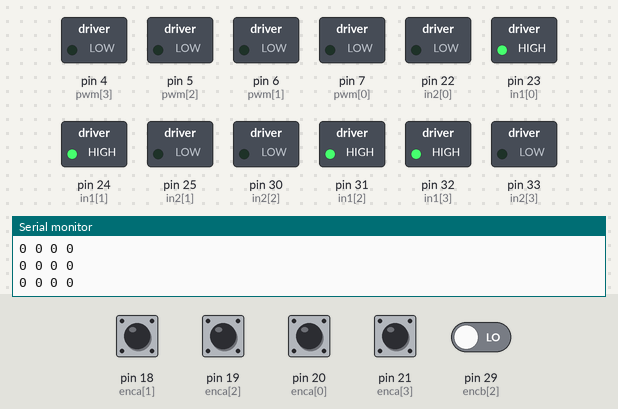
A sketch run on a simulated Arduino Mega 2560, built with avr-gcc and run on an emulated ATmega2560. On the bench: switched loads named in the sketch (green lamp = pin HIGH), the last lines printed to the serial monitor. The inputs (shaded band) are chosen by the test bench; at power-on: pin 18 (enca[1]), pin 19 (enca[2]), pin 20 (enca[0]), pin 21 (enca[3]) HIGH, pin 29 (encb[2]) LOW.

Above: at 1.2 s.
1.3 s: pin 19 (enca[2]) pulsed LOW 2 times (0.12 s each, 0.3 s apart)
At 5.4 s:
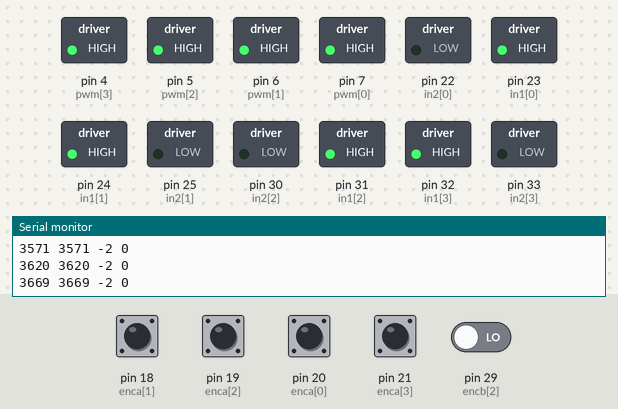
At 12.4 s:
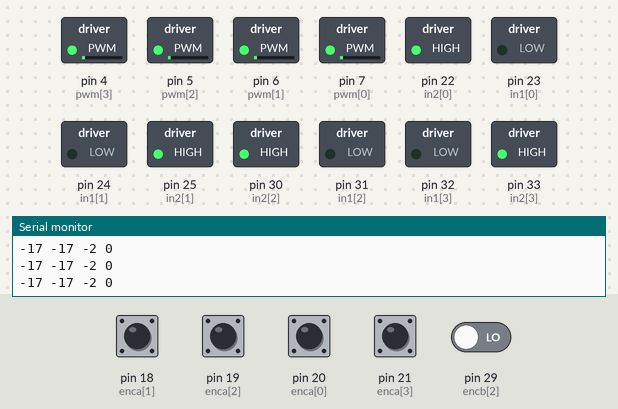
Timing chart, 0 to 13.5 s (numbered marks = the images above; inputs shaded):
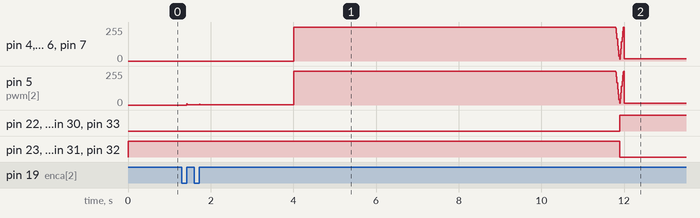

The sketch:

encoder_with_PID_2.ino.ino
```cpp
#include <util/atomic.h>

#include <math.h>

#define one_rev 3780
#define Wheel_circum 34.5714

/*------------ CLASS ------------*/
class SimplePID{
  private:
    float kp, kd, ki, umax;
    float eprev, eintegral;

  public:
    // Default initialization list
    SimplePID() : kp(1), kd(0), ki(0), umax(255), eprev(0.0), eintegral(0.0) {}

    // Set the parameters
    void setParams(float kpIn, float kdIn, float kiIn, float umaxIn){
      kp = kpIn; kd = kdIn; ki = kiIn; umax = umaxIn;
    }

    // Evaluate the signal
    void evalu(int value, int target, float deltaT,int &pwr, int &dir){

      // error
      int e = target - value;

      float dedt = (e-eprev)/(deltaT);
      eintegral = eintegral + e*deltaT;
      float u = kp*e + kd*dedt + ki*eintegral;

      // motor power
      pwr = (int) fabs(u);
      if( pwr > umax ){
        pwr = umax;
      }

      // motor direction
      dir = 1;
      if(u<0){
        dir = -1;
      }

      // store previous error
      eprev = e;
    }

};

/*------------ GLOBALS AND DEFINITIONS ------------*/
// Define the motors
#define NMOTORS 4
#define M0 0
#define M1 1
#define M2 2
#define M3 3
const int enca[] = {20,18,19,21};
const int encb[]= {27,28,29,26};
const int pwm[] = {7,6,5,4};
const int in1[] = {23,24,31,32};
const int in2[] = {22,25,30,33};

// Global variables
long prevT = 0;
int posPrev[] = {0,0};

// positions
volatile int posi[] = {0,0,0,0};

// PID classes
SimplePID pid[NMOTORS];


/*------------ FUNCTIONS ------------*/
void setMotor(int dir, int pwmVal, int pwm, int in1, int in2){
  analogWrite(pwm,pwmVal);
  if(dir == 1){
    digitalWrite(in1,HIGH);
    digitalWrite(in2,LOW);
  }
  else if(dir == -1){
    digitalWrite(in1,LOW);
    digitalWrite(in2,HIGH);
  }
  else{
    digitalWrite(in1,LOW);
    digitalWrite(in2,LOW);
  }
}

template <int j>
void readEncoder(){
  int b = digitalRead(encb[j]);
  if(b > 0){
    posi[j]++;
  }
  else{
    posi[j]--;
  }
}


// targets
float target_f[] = {0,0,0,0};
long target[] = {0,0,0,0};

void setTarget(float t, float deltat){

  float positionChange[4] = {0.0,0.0,0.0,0.0};
  float pulsesPerTurn = 3780;//16*18.75;
  float pulsesPerMeter = pulsesPerTurn*2.94;//3.5368;

  t = fmod(t,12); // time is in seconds
  float velocity = 0.25; // m/s
  //Serial.print(t);
  if(t < 4){
  }
  else if(t < 8){
    for(int k = 0; k < 4; k++){
      positionChange[k] = velocity*deltat*pulsesPerMeter;
    }
  }
  else{
    for(int k = 0; k < 4; k++){
      positionChange[k] = -velocity*deltat*pulsesPerMeter;
    }
  }

  for(int k = 0; k < 4; k++){
    target_f[k] = target_f[k] + positionChange[k];
  }
  target[0] = (long) target_f[0];
  target[1] = (long) target_f[1];
  target[2] = (long) target_f[2];
  target[3] = (long) target_f[3];
}

/*------------ SETUP ------------*/
void setup() {
  Serial.begin(9600);
  for(int k = 0; k < NMOTORS; k++){
    pinMode(enca[k],INPUT);
    pinMode(encb[k],INPUT);
    pinMode(pwm[k],OUTPUT);
    pinMode(in1[k],OUTPUT);
    pinMode(in2[k],OUTPUT);
    pid[k].setParams(1,0.1,0,255);
  }
  attachInterrupt(digitalPinToInterrupt(enca[M0]),readEncoder<M0>,RISING);
  attachInterrupt(digitalPinToInterrupt(enca[M1]),readEncoder<M1>,RISING);
  attachInterrupt(digitalPinToInterrupt(enca[M2]),readEncoder<M2>,RISING);
  attachInterrupt(digitalPinToInterrupt(enca[M3]),readEncoder<M3>,RISING);
}

/*------------ LOOP ------------*/
void loop() {
  long pos[4];
  // time difference
  long currT = micros();
  float deltaT = ((float) (currT - prevT))/( 1.0e6 );
  prevT = currT;
  //Serial.print(deltaT,6);
  // set target position
  setTarget(currT/1.0e6,deltaT);

  // Send the requested position to the follower


  // Get the current position from the follower


  // Read the position in an atomic block to avoid a potential misread
  ATOMIC_BLOCK(ATOMIC_RESTORESTATE) {
    for(int k = 0; k < NMOTORS; k++){
      pos[k] = posi[k];
    }
  }

  // Loop through the motors
  for(int k = 0; k < NMOTORS; k++){
    int pwr, dir;
    pid[k].evalu(pos[k],target[k],deltaT,pwr,dir); // compute the position
    setMotor(dir,pwr,pwm[k],in1[k],in2[k]); // signal the motor
  }

  for(int i = 2; i<4; i++){
    Serial.print(target[i]);
    Serial.print(" ");
  }
  for(int i = 2; i<4; i++){
    Serial.print(posi[i]);
    Serial.print(" ");
  }
  Serial.println();

}
```
